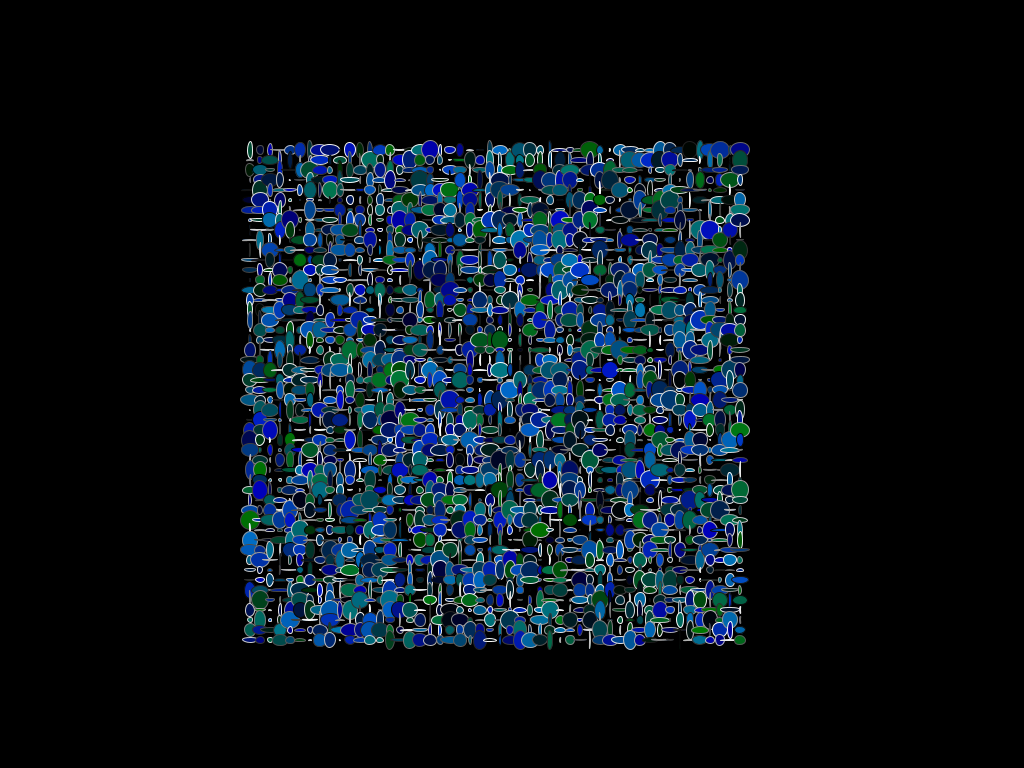
Frame 1 (no input)
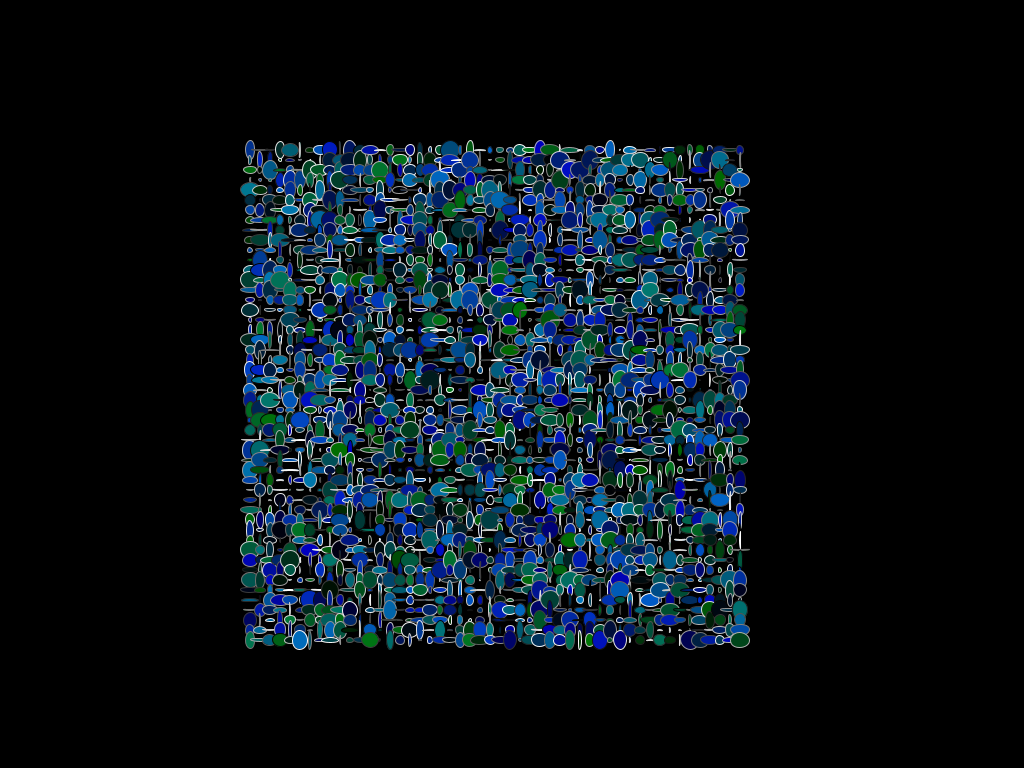
Frame 60 (the mouse pressed at the canvas centre just before this capture)
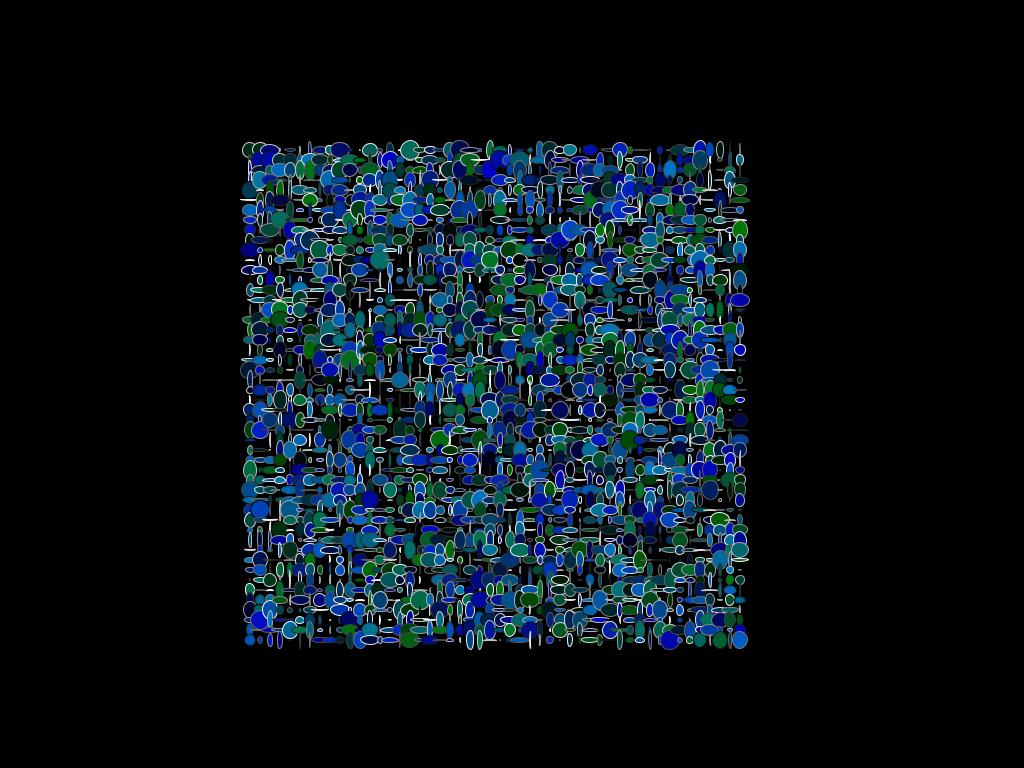
Frame 120 (the mouse held since frame 60 and released just before this capture)

The Processing sketch that drew these frames (run headless with seeded random() and noise(); from frame 60 on, the mouse is pressed at the canvas centre):

// Processing sketch: sketch_2F
// ── sketch_2F.pde
void setup(){
 size(1024,768);
 noCursor();
 frameRate(6);
}

void draw (){
  background(0);
  for (int i=0; i<50; i++){
    for (int j=0; j<50; j++){
    fill(0, random(120), random(200));
    stroke(random(255));
     ellipse(250+i*10, 150+j*10,random(20),random(20)); 
    }
}
}
